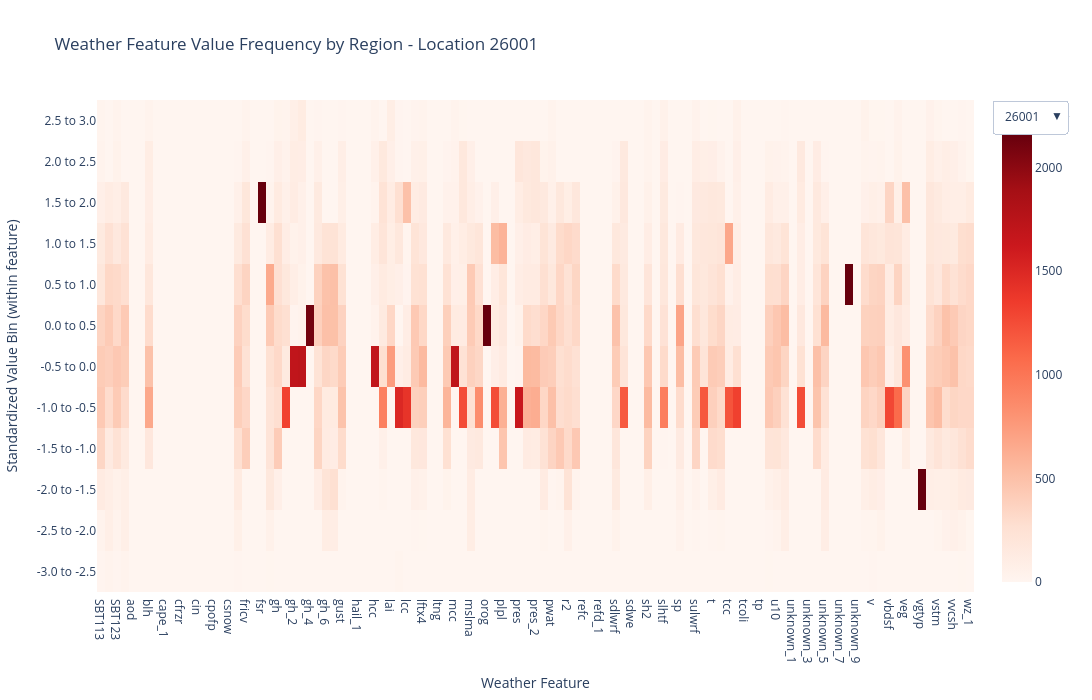

Notebook cell for this chart:
### Markdown cell above
# Visualization：

1) Weather Distribution in different regions<br>
The heatmap shows, for each region, how frequently each weather feature falls into different standardized value ranges. This makes it easier to compare local weather profiles across many features despite differences in scale.

### Code cell
# =========================
# 1. reshape weather data
# =========================
df = weather_clean.to_dataframe(name="value").reset_index()

# =========================
# 2. standardize within each feature
# =========================
feature_stats = (
    df.groupby("feature")["value"]
    .agg(["mean", "std"])
    .reset_index()
    .rename(columns={"mean": "feature_mean", "std": "feature_std"})
)

df = df.merge(feature_stats, on="feature", how="left")
df["zscore"] = (df["value"] - df["feature_mean"]) / df["feature_std"]

# remove inf / nan
df = df.replace([np.inf, -np.inf], np.nan).dropna(subset=["zscore"])

# =========================
# 3. bin standardized values
# =========================
bin_edges = np.arange(-3, 3.5, 0.5)
bin_labels = [f"{bin_edges[i]} to {bin_edges[i+1]}" for i in range(len(bin_edges) - 1)]

df["value_bin"] = pd.cut(
    df["zscore"],
    bins=bin_edges,
    labels=bin_labels,
    include_lowest=True
)

# =========================
# 4. frequency table by location × feature × bin
# =========================
freq_df = (
    df.groupby(["location", "feature", "value_bin"], observed=False)
    .size()
    .reset_index(name="count")
)

locations = sorted(freq_df["location"].unique())
features = list(ds_train.feature.values)
bins = bin_labels

# =========================
# 5. build one heatmap per location
# =========================
fig = go.Figure()

for i, loc in enumerate(locations):
    sub = freq_df[freq_df["location"] == loc].copy()

    pivot = sub.pivot_table(
        index="value_bin",
        columns="feature",
        values="count",
        fill_value=0
    )

    pivot = pivot.reindex(index=bins, columns=features, fill_value=0)

    fig.add_trace(
        go.Heatmap(
            z=pivot.values,
            x=features,
            y=bins,
            visible=(i == 0),
            colorscale="Reds",
            colorbar=dict(title="Frequency") if i == 0 else None,
            hovertemplate=(
                "<b>Location:</b> " + str(loc) + "<br>" +
                "<b>Feature:</b> %{x}<br>" +
                "<b>Value Bin:</b> %{y}<br>" +
                "<b>Frequency:</b> %{z}<extra></extra>"
            )
        )
    )

# =========================
# 6. dropdown
# =========================
buttons = []

for i, loc in enumerate(locations):
    visibility = [False] * len(locations)
    visibility[i] = True

    buttons.append(
        dict(
            label=str(loc),
            method="update",
            args=[
                {"visible": visibility},
                {"title": f"Weather Feature Value Frequency by Region - Location {loc}"}
            ]
        )
    )

fig.update_layout(
    updatemenus=[dict(
        buttons=buttons,
        direction="down",
        x=1.02,
        y=1.0,
        xanchor="left",
        yanchor="top"
    )],
    title=f"Weather Feature Value Frequency by Region - Location {locations[0]}",
    xaxis_title="Weather Feature",
    yaxis_title="Standardized Value Bin (within feature)",
    width=1500,
    height=700
)

fig.show()
